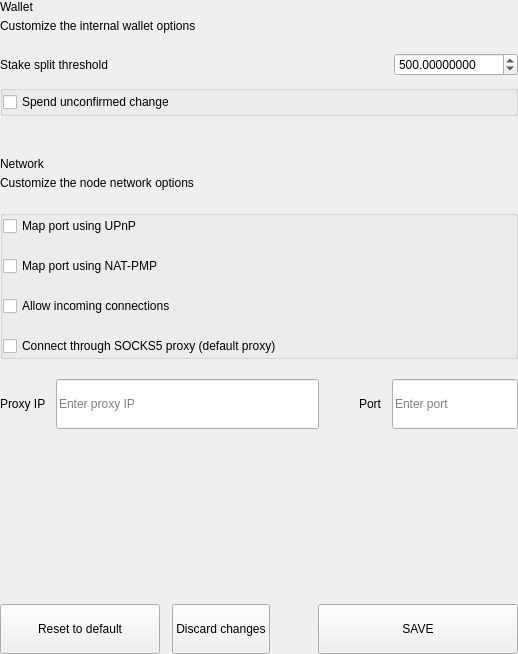
<?xml version="1.0" encoding="UTF-8"?>
<ui version="4.0">
 <class>SettingsWalletOptionsWidget</class>
 <widget class="QWidget" name="SettingsWalletOptionsWidget">
  <property name="geometry">
   <rect>
    <x>0</x>
    <y>0</y>
    <width>518</width>
    <height>654</height>
   </rect>
  </property>
  <property name="windowTitle">
   <string notr="true">N/A</string>
  </property>
  <layout class="QVBoxLayout" name="verticalLayout">
   <property name="spacing">
    <number>0</number>
   </property>
   <property name="leftMargin">
    <number>0</number>
   </property>
   <property name="topMargin">
    <number>0</number>
   </property>
   <property name="rightMargin">
    <number>0</number>
   </property>
   <property name="bottomMargin">
    <number>0</number>
   </property>
   <item>
    <widget class="QWidget" name="left" native="true">
     <layout class="QVBoxLayout" name="verticalLayout_1">
      <property name="leftMargin">
       <number>0</number>
      </property>
      <property name="topMargin">
       <number>0</number>
      </property>
      <property name="rightMargin">
       <number>0</number>
      </property>
      <property name="bottomMargin">
       <number>0</number>
      </property>
      <item>
       <layout class="QVBoxLayout" name="verticalLayout_2">
        <property name="spacing">
         <number>0</number>
        </property>
        <item>
         <layout class="QHBoxLayout" name="horizontalLayout">
          <property name="spacing">
           <number>0</number>
          </property>
          <item>
           <layout class="QVBoxLayout" name="verticalLayoutTitle">
            <property name="spacing">
             <number>5</number>
            </property>
            <item>
             <widget class="QLabel" name="labelTitle">
              <property name="text">
               <string>Wallet</string>
              </property>
             </widget>
            </item>
            <item>
             <widget class="QLabel" name="labelSubtitle1">
              <property name="text">
               <string>Customize the internal wallet options</string>
              </property>
              <property name="wordWrap">
               <bool>true</bool>
              </property>
             </widget>
            </item>
           </layout>
          </item>
         </layout>
        </item>
        <item>
         <spacer name="verticalSpacer">
          <property name="orientation">
           <enum>Qt::Vertical</enum>
          </property>
          <property name="sizeType">
           <enum>QSizePolicy::Fixed</enum>
          </property>
          <property name="sizeHint" stdset="0">
           <size>
            <width>20</width>
            <height>20</height>
           </size>
          </property>
         </spacer>
        </item>
        <item>
         <layout class="QHBoxLayout" name="horizontalLayout_1">
          <property name="bottomMargin">
           <number>9</number>
          </property>
          <item>
           <widget class="QLabel" name="labelTitleStake">
            <property name="text">
             <string>Stake split threshold</string>
            </property>
           </widget>
          </item>
          <item>
           <spacer name="horizontalSpacer">
            <property name="orientation">
             <enum>Qt::Horizontal</enum>
            </property>
            <property name="sizeHint" stdset="0">
             <size>
              <width>40</width>
              <height>20</height>
             </size>
            </property>
           </spacer>
          </item>
          <item>
           <widget class="QDoubleSpinBox" name="spinBoxStakeSplitThreshold">
            <property name="decimals">
             <number>8</number>
            </property>
            <property name="minimum">
             <number>0</number>
            </property>
            <property name="maximum">
             <number>999999</number>
            </property>
            <property name="value">
             <number>500</number>
            </property>
           </widget>
          </item>
         </layout>
        </item>
        <item>
         <widget class="QGroupBox" name="groupBox">
          <property name="title">
           <string/>
          </property>
          <layout class="QVBoxLayout" name="verticalLayout_3">
           <property name="spacing">
            <number>20</number>
           </property>
           <property name="leftMargin">
            <number>0</number>
           </property>
           <property name="topMargin">
            <number>0</number>
           </property>
           <property name="rightMargin">
            <number>0</number>
           </property>
           <property name="bottomMargin">
            <number>0</number>
           </property>
           <item>
            <widget class="QCheckBox" name="radioButtonSpend">
             <property name="text">
              <string>Spend unconfirmed change</string>
             </property>
            </widget>
           </item>
          </layout>
         </widget>
        </item>
        <item>
         <spacer name="verticalSpacer_1">
          <property name="orientation">
           <enum>Qt::Vertical</enum>
          </property>
          <property name="sizeType">
           <enum>QSizePolicy::Fixed</enum>
          </property>
          <property name="sizeHint" stdset="0">
           <size>
            <width>20</width>
            <height>20</height>
           </size>
          </property>
         </spacer>
        </item>
        <item>
         <widget class="QLabel" name="labelDivider">
          <property name="minimumSize">
           <size>
            <width>0</width>
            <height>1</height>
           </size>
          </property>
          <property name="maximumSize">
           <size>
            <width>16777215</width>
            <height>1</height>
           </size>
          </property>
          <property name="text">
           <string/>
          </property>
         </widget>
        </item>
        <item>
         <spacer name="verticalSpacer_2">
          <property name="orientation">
           <enum>Qt::Vertical</enum>
          </property>
          <property name="sizeType">
           <enum>QSizePolicy::Fixed</enum>
          </property>
          <property name="sizeHint" stdset="0">
           <size>
            <width>20</width>
            <height>20</height>
           </size>
          </property>
         </spacer>
        </item>
        <item>
         <layout class="QHBoxLayout" name="horizontalLayout_2">
          <property name="spacing">
           <number>0</number>
          </property>
          <item>
           <layout class="QVBoxLayout" name="verticalLayoutTitle_1">
            <property name="spacing">
             <number>5</number>
            </property>
            <item>
             <widget class="QLabel" name="labelTitleNetwork">
              <property name="text">
               <string>Network</string>
              </property>
             </widget>
            </item>
            <item>
             <widget class="QLabel" name="labelSubtitleNetwork">
              <property name="text">
               <string>Customize the node network options</string>
              </property>
              <property name="wordWrap">
               <bool>true</bool>
              </property>
             </widget>
            </item>
           </layout>
          </item>
         </layout>
        </item>
        <item>
         <spacer name="verticalSpacer_3">
          <property name="orientation">
           <enum>Qt::Vertical</enum>
          </property>
          <property name="sizeType">
           <enum>QSizePolicy::Fixed</enum>
          </property>
          <property name="sizeHint" stdset="0">
           <size>
            <width>20</width>
            <height>20</height>
           </size>
          </property>
         </spacer>
        </item>
        <item>
         <widget class="QGroupBox" name="groupBox_1">
          <property name="title">
           <string/>
          </property>
          <layout class="QVBoxLayout" name="verticalLayout_4">
           <property name="spacing">
            <number>20</number>
           </property>
           <property name="leftMargin">
            <number>0</number>
           </property>
           <property name="topMargin">
            <number>0</number>
           </property>
           <property name="rightMargin">
            <number>0</number>
           </property>
           <property name="bottomMargin">
            <number>0</number>
           </property>
           <item>
            <widget class="QCheckBox" name="mapPortUpnp">
             <property name="text">
              <string>Map port using UPnP</string>
             </property>
            </widget>
           </item>
           <item>
            <widget class="QCheckBox" name="mapPortNatpmp">
             <property name="toolTip">
              <string>Automatically open the TrumpCoin client port on the router. This only works when your router supports NAT-PMP and it is enabled. The external port could be random.</string>
             </property>
             <property name="text">
              <string>Map port using NAT-PMP</string>
             </property>
            </widget>
           </item>
           <item>
            <widget class="QCheckBox" name="checkBoxAllow">
             <property name="text">
              <string>Allow incoming connections</string>
             </property>
            </widget>
           </item>
           <item>
            <widget class="QCheckBox" name="checkBoxConnect">
             <property name="text">
              <string>Connect through SOCKS5 proxy (default proxy)</string>
             </property>
            </widget>
           </item>
          </layout>
         </widget>
        </item>
        <item>
         <spacer name="verticalSpacer_4">
          <property name="orientation">
           <enum>Qt::Vertical</enum>
          </property>
          <property name="sizeType">
           <enum>QSizePolicy::Fixed</enum>
          </property>
          <property name="sizeHint" stdset="0">
           <size>
            <width>20</width>
            <height>20</height>
           </size>
          </property>
         </spacer>
        </item>
        <item>
         <layout class="QHBoxLayout" name="horizontalLayout_3" stretch="2,0,1">
          <property name="spacing">
           <number>0</number>
          </property>
          <item>
           <layout class="QHBoxLayout" name="horizontalLayout_4">
            <property name="spacing">
             <number>10</number>
            </property>
            <item>
             <widget class="QLabel" name="labelSubtitleProxy">
              <property name="text">
               <string>Proxy IP</string>
              </property>
             </widget>
            </item>
            <item>
             <widget class="QLineEdit" name="lineEditProxy">
              <property name="minimumSize">
               <size>
                <width>0</width>
                <height>50</height>
               </size>
              </property>
              <property name="maximumSize">
               <size>
                <width>16777215</width>
                <height>50</height>
               </size>
              </property>
              <property name="placeholderText">
               <string>Enter proxy IP</string>
              </property>
             </widget>
            </item>
           </layout>
          </item>
          <item>
           <spacer name="horizontalSpacer_1">
            <property name="orientation">
             <enum>Qt::Horizontal</enum>
            </property>
            <property name="sizeHint" stdset="0">
             <size>
              <width>40</width>
              <height>20</height>
             </size>
            </property>
           </spacer>
          </item>
          <item>
           <layout class="QHBoxLayout" name="horizontalLayout_5">
            <property name="spacing">
             <number>10</number>
            </property>
            <item>
             <widget class="QLabel" name="labelSubtitlePort">
              <property name="text">
               <string>Port</string>
              </property>
             </widget>
            </item>
            <item>
             <widget class="QLineEdit" name="lineEditPort">
              <property name="minimumSize">
               <size>
                <width>0</width>
                <height>50</height>
               </size>
              </property>
              <property name="maximumSize">
               <size>
                <width>16777215</width>
                <height>50</height>
               </size>
              </property>
              <property name="placeholderText">
               <string>Enter port</string>
              </property>
             </widget>
            </item>
           </layout>
          </item>
         </layout>
        </item>
        <item>
         <spacer name="verticalSpacer_5">
          <property name="orientation">
           <enum>Qt::Vertical</enum>
          </property>
          <property name="sizeHint" stdset="0">
           <size>
            <width>20</width>
            <height>40</height>
           </size>
          </property>
         </spacer>
        </item>
        <item>
         <layout class="QHBoxLayout" name="horizontalLayout_6">
          <property name="spacing">
           <number>12</number>
          </property>
          <item>
           <widget class="QPushButton" name="pushButtonReset">
            <property name="minimumSize">
             <size>
              <width>160</width>
              <height>50</height>
             </size>
            </property>
            <property name="maximumSize">
             <size>
              <width>50</width>
              <height>16777215</height>
             </size>
            </property>
            <property name="focusPolicy">
             <enum>Qt::NoFocus</enum>
            </property>
            <property name="text">
             <string>Reset to default</string>
            </property>
           </widget>
          </item>
          <item>
           <widget class="QPushButton" name="pushButtonClean">
            <property name="minimumSize">
             <size>
              <width>0</width>
              <height>50</height>
             </size>
            </property>
            <property name="focusPolicy">
             <enum>Qt::NoFocus</enum>
            </property>
            <property name="text">
             <string>Discard changes</string>
            </property>
           </widget>
          </item>
          <item>
           <spacer name="horizontalSpacer_2">
            <property name="orientation">
             <enum>Qt::Horizontal</enum>
            </property>
            <property name="sizeType">
             <enum>QSizePolicy::Expanding</enum>
            </property>
            <property name="sizeHint" stdset="0">
             <size>
              <width>40</width>
              <height>20</height>
             </size>
            </property>
           </spacer>
          </item>
          <item>
           <widget class="QPushButton" name="pushButtonSave">
            <property name="minimumSize">
             <size>
              <width>200</width>
              <height>50</height>
             </size>
            </property>
            <property name="maximumSize">
             <size>
              <width>200</width>
              <height>50</height>
             </size>
            </property>
            <property name="focusPolicy">
             <enum>Qt::NoFocus</enum>
            </property>
            <property name="text">
             <string>SAVE</string>
            </property>
           </widget>
          </item>
         </layout>
        </item>
       </layout>
      </item>
     </layout>
    </widget>
   </item>
  </layout>
 </widget>
 <resources/>
 <connections/>
</ui>
